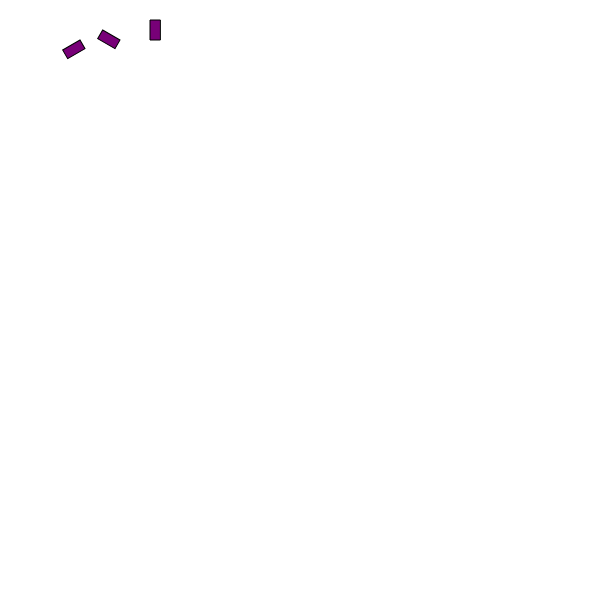
Frame 1 (no input)
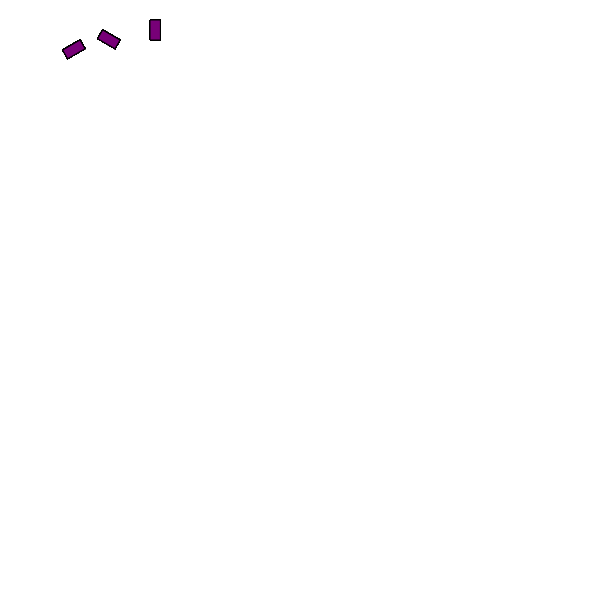
Frame 60 (no input)
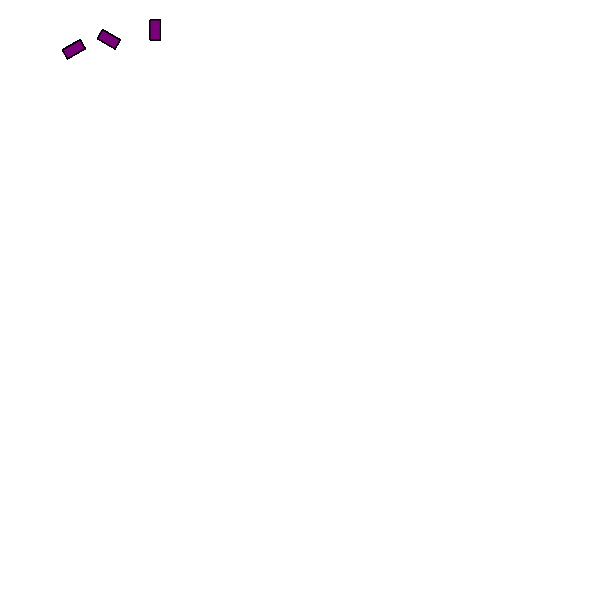
Frame 120 (the mouse pressed at the canvas centre since frame 60)

The p5.js sketch that drew these frames (run headless with seeded random() and noise() and a simulated clock; from frame 60 on, the mouse is pressed at the canvas centre):

// p5.js sketch
// ── sketch.js
var myMappedBlueValue;
var mappedSize;

var constraintedVal;
var mappedVal;
function setup() {
  createCanvas(600, 600);
  background(255, 255, 255);
}

function draw() {
	// draw one row of static rotated rectangles
	fill(120, 0, 120);
	//rect(40, 40, 10, 20);

	push();
	translate(80, 40);
	rotate(PI/3.0);
	rect(0, 0, 10, 20);
	pop();

	push();
	translate(120, 40);
	rotate(PI * 2/3.0);
	rect(0, 0, 10, 20);
	pop();

	push();
	translate(160, 40);
	rotate(PI);
	rect(0, 0, 10, 20);
	pop();

	/*
		push();
		translate(200, 40);
		rotate(PI * 4 / 3);
		rect(0, 0, 10, 20);
		pop();

		push();
		translate(240, 40);
		rotate(PI * 5 / 3);
		rect(0, 0, 10, 20);
		pop();

		push();
		translate(280, 40);
		rotate(PI * 2);
		rect(0, 0, 10, 20);
		pop();
		
		// loops this time	
		var loopX = 80;
		var loopY = 80;
		for(var i = 0; i < 3; i++) {
			push();
			translate(loopX + (i * 40)  , 80);
			rotate(PI * (i + 1)/3.0);
			rect(0, 0, 10, 20);
			pop();

		}
	*/
}
// ── sketch_loop.js
var myMappedBlueValue;
var mappedSize;

var constraintedVal;
var mappedVal;
function setup() {
  createCanvas(600, 600);
  background(255, 255, 255);
}

function draw() {
	// draw one row of static rotated rectangles
	fill(120, 0, 120);


	// loops this time	
	var loopX = 80;
	var loopY = 80;
	for(var i = 0; i < 3; i++) {
		push();
		translate(loopX + (i * 40)  , 80);
		rotate(PI * (i + 1)/3.0);
		rect(0, 0, 10, 20);
		pop();

	}
}
